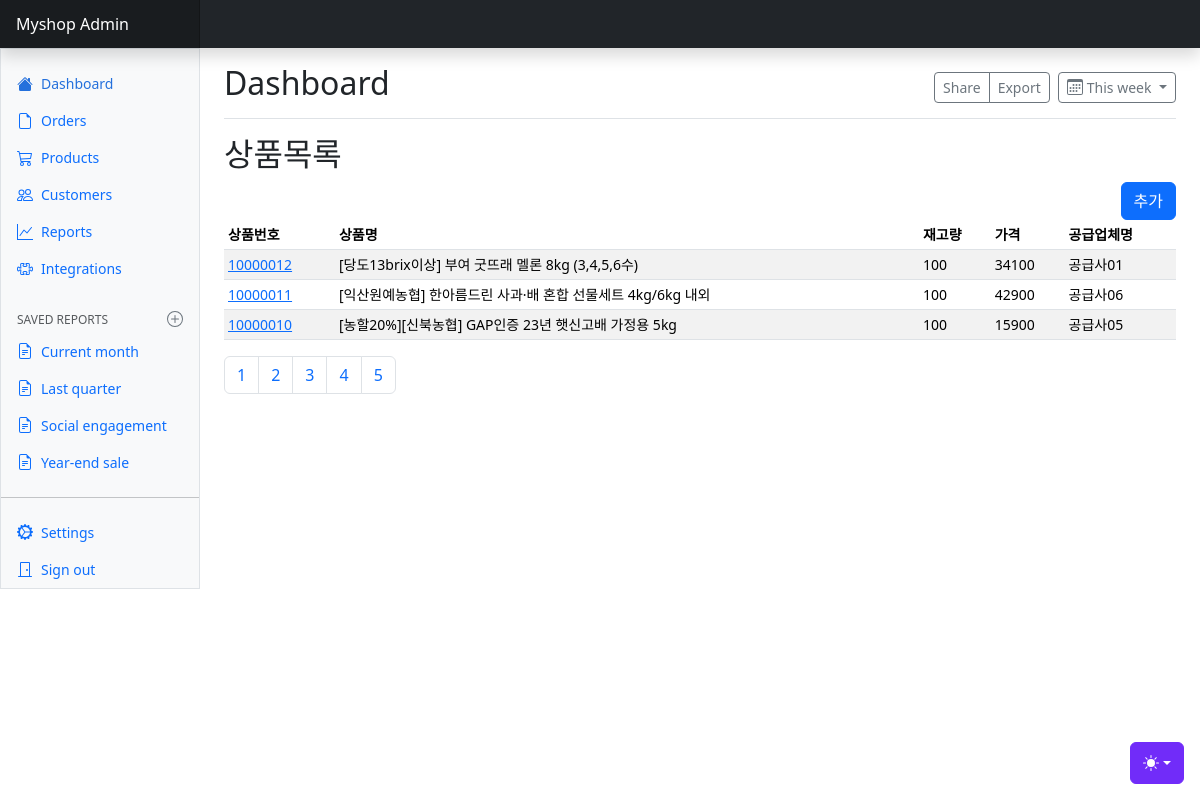
The page /step3/admin/goods.php (signed in) on the database its author committed.
### tables this page shows
CREATE TABLE `tbl_goods` (
	`IDX` INT(11) NOT NULL AUTO_INCREMENT,
	`NAME` VARCHAR(100) NOT NULL,
    `THUMBNAIL` VARCHAR(100) NOT NULL,
	`quantity` INT(11) NOT NULL DEFAULT '0',
	`PRICE` INT(11) NOT NULL DEFAULT '0',
	`company_idx` INT(11) NOT NULL DEFAULT '0',
	INDEX `tbl_goods_idx1` (`IDX`) USING BTREE
);

CREATE TABLE `tbl_company` (
	`idx` INT(11) NOT NULL AUTO_INCREMENT,
	`company_name` VARCHAR(100) NOT NULL COLLATE 'utf8mb3_general_ci',
	`tel` VARCHAR(100) NULL DEFAULT NULL COLLATE 'utf8mb3_general_ci',
	`addr` VARCHAR(100) NULL DEFAULT NULL COLLATE 'utf8mb3_general_ci',
	`damdang` VARCHAR(100) NULL DEFAULT NULL COLLATE 'utf8mb3_general_ci',
	INDEX `tbl_company_idx_001` (`IDX`) USING BTREE
)
COLLATE='utf8mb3_general_ci';

### step3/admin/admin.php (called while the page is built, shortened)
<?php
      function get_goods_count($connect){
        $sql = "SELECT count(1) as comment_counter
                FROM   tbl_goods a,
                        tbl_company b
                WHERE a.company_idx = b.idx";
        $row = mysqli_fetch_assoc($connect->query($sql));
        return $row['comment_counter'];
    }
    function get_goods_list($connect, $page, $page_size){
        $sql = "SELECT a.idx,
                        a.name,
                        a.thumbnail,
                        a.quantity,
                        a.price,
                        b.company_name
                FROM   tbl_goods a,
                        tbl_company b
                WHERE a.company_idx = b.idx
                order by a.idx desc
                LIMIT ?, ?";
        $page = $page - 1;
        $page = $page * $page_size;
        $stmt = mysqli_prepare($connect, $sql);
        $stmt->bind_param('ss', $page, $page_size);
        $stmt->execute();
        $result = $stmt->get_result();
        return $result;
    }
?>

### step3/admin/goods.php (the view, shortened to what this page needs)
<!doctype html>
<html lang="en" data-bs-theme="auto">
<?php
    include '../../db_config.php';
    include './admin.php';
    $page = 1;
    $page_size = 3;
    $count = get_goods_count($connect);
    $list = get_goods_list($connect, $page, $page_size);
?>
  <head><script src="../../assets/js/color-modes.js"></script>
    <link rel="stylesheet" href="https://cdn.jsdelivr.net/npm/@docsearch/css@3">
<link href="../../assets/dist/css/bootstrap.min.css" rel="stylesheet">
    <link href="https://cdn.jsdelivr.net/npm/bootstrap-icons@1.10.5/font/bootstrap-icons.min.css" rel="stylesheet">
    <link href="dashboard.css" rel="stylesheet">
  </head>
  <body>
    <div class="dropdown position-fixed bottom-0 end-0 mb-3 me-3 bd-mode-toggle">
      <button class="btn btn-bd-primary py-2 dropdown-toggle d-flex align-items-center"
              id="bd-theme"
              type="button"
              aria-expanded="false"
              data-bs-toggle="dropdown"
              aria-label="Toggle theme (auto)">
        <svg class="bi my-1 theme-icon-active" width="1em" height="1em"><use href="#circle-half"></use></svg>
      </button>
    </div>
<header class="navbar sticky-top bg-dark flex-md-nowrap p-0 shadow" data-bs-theme="dark">
  <a class="navbar-brand col-md-3 col-lg-2 me-0 px-3 fs-6 text-white" href="#">Myshop Admin</a>
</header>
<div class="container-fluid">
  <div class="row">
    <?php include 'nav.php'; ?>
    <main class="col-md-9 ms-sm-auto col-lg-10 px-md-4">
      <div class="d-flex justify-content-between flex-wrap flex-md-nowrap align-items-center pt-3 pb-2 mb-3 border-bottom">
        <h1 class="h2">Dashboard</h1>
        <div class="btn-toolbar mb-2 mb-md-0">
          <div class="btn-group me-2">
            <button type="button" class="btn btn-sm btn-outline-secondary">Share</button>
            <button type="button" class="btn btn-sm btn-outline-secondary">Export</button>
          </div>
          <button type="button" class="btn btn-sm btn-outline-secondary dropdown-toggle d-flex align-items-center gap-1">
            <svg class="bi"><use xlink:href="#calendar3"/></svg>
            This week
          </button>
        </div>
      </div>
      <h2>상품목록</h2>
      <div class="row">
        <div class="col-lg-10">
    </div>
    <div class="col-lg-2 text-end">
    <button type="button" class="btn btn-primary" id="btnAdd">추가</button>
    </div>
    </div>
      <div class="table-responsive small">
        <table class="table table-striped table-sm">
          <thead>
            <tr>
              <th scope="col">상품번호</th>
              <th scope="col">상품명</th>
              <th scope="col">재고량</th>
              <th scope="col">가격</th>
              <th scope="col">공급업체명</th>
            </tr>
          </thead>
          <tbody>
            <?php
            foreach($list as $row){
                $link = './goods_detail.php?mode=view&page='.$page.'&idx='.$row['idx'];
                ?>
            <tr>
              <td><a href="<?php echo $link ?>"><?php echo $row['idx']; ?></a></td>
              <td><?php echo $row['name']; ?></td>
              <td><?php echo $row['quantity']; ?></td>
              <td><?php echo $row['price']; ?></td>
              <td><?php echo $row['company_name']; ?></td>
            </tr>
                <?php
            }
            ?>
          </tbody>
        </table>
      </div>
      <div class="row">
      <div class="col-lg-12">
      <nav aria-label="Page navigation example">
  <ul class="pagination">
        <?php
        $total_count = $count;
        $max_page = ceil($total_count / $page_size);
        for($i = 1 ; $i < $max_page + 1 ; $i++){
            if( $i == $page ){
                echo '<li class="page-item"><a class="page-link" href="#">'.$i.'</a></li>';
            }
            else {
                echo '<li class="page-item"><a class="page-link" href="./goods.php?page='.$i.'">'.$i.'</a></li>';
            }
        }
        ?>
  </ul>
</nav>
      </div>
        </div>
    </main>
  </div>
</div>
</body>
</html>

### step3/admin/dashboard.css (style rules this page uses)
.bi { display: inline-block; width: 1rem; height: 1rem; }
.navbar-brand { padding-top: .75rem; padding-bottom: .75rem; background-color: rgba(0, 0, 0, .25); box-shadow: inset -1px 0 0 rgba(0, 0, 0, .25); }

### step3/admin/goods.php (style rules this page uses)
.bi { vertical-align: -.125em; fill: currentColor; }
.btn-bd-primary { --bd-violet-bg: #712cf9; --bd-violet-rgb: 112.520718, 44.062154, 249.437846; --bs-btn-font-weight: 600; --bs-btn-color: var(--bs-white); --bs-btn-bg: var(--bd-violet-bg); --bs-btn-border-color: var(--bd-violet-bg); --bs-btn-hover-color: var(--bs-white); --bs-btn-hover-bg: #6528e0; --bs-btn-hover-border-color: #6528e0; --bs-btn-focus-shadow-rgb: var(--bd-violet-rgb); --bs-btn-active-color: var(--bs-btn-hover-color); --bs-btn-active-bg: #5a23c8; --bs-btn-active-border-color: #5a23c8; }
.bd-mode-toggle { z-index: 1500; }

### rows shown on the page
tbl_goods: IDX "10000012", NAME "[당도13brix이상] 부여 굿뜨래 멜론 8kg (3,4,5,6수)", quantity "100", PRICE "34100", tbl_company.company_name "공급사01"
tbl_goods: IDX "10000011", NAME "[익산원예농협] 한아름드린 사과·배 혼합 선물세트 4kg/6kg 내외", quantity "100", PRICE "42900", tbl_company.company_name "공급사06"
tbl_goods: IDX "10000010", NAME "[농할20%][신북농협] GAP인증 23년 햇신고배 가정용 5kg", quantity "100", PRICE "15900", tbl_company.company_name "공급사05"
